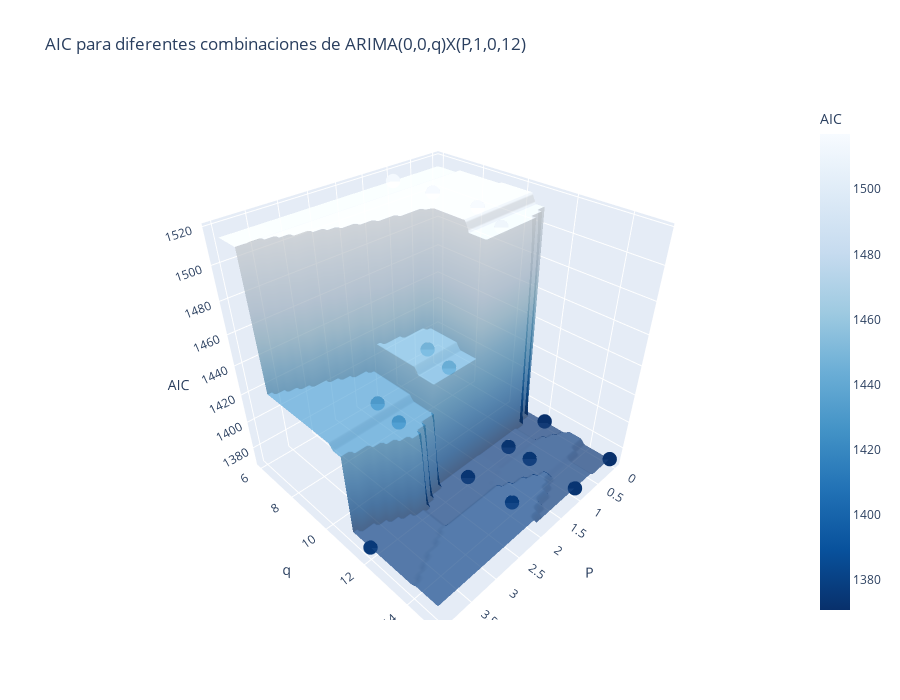

Here is the notebook cell this chart was saved with:
### Code cell
# Crear figura 3D en Plotly
fig = go.Figure()

# Superficie
fig.add_trace(go.Surface(
    x=P, y=Q, z=AIC_grid,
    colorscale='Blues_r',
    opacity=0.7,
    colorbar=dict(title='AIC')
))

# Puntos originales
fig.add_trace(go.Scatter3d(
    x=p_values,
    y=q_values,
    z=aic_values,
    mode='markers',
    marker=dict(size=5, color=aic_values, colorscale='Blues_r'),
    name='Puntos'
))

# Layout
fig.update_layout(
    scene=dict(
        xaxis_title='P',
        yaxis_title='q',
        zaxis_title='AIC'
    ),
    title='AIC para diferentes combinaciones de ARIMA(0,0,q)X(P,1,0,12)',
    width=900,
    height=700
)

# Guardar como HTML
fig.write_html("AIC_3D_plot-2.html")
fig.show()

### Figure 1 — Plotly figure (JSON) as saved in the notebook; plotly's stock layout.template omitted (floating-point values rounded to 4 significant figures; data arrays with more than 128 entries replaced by an {"elided": "..."} marker saying what was removed)
{"data": [{"colorbar": {"title": {"text": "AIC"}}, "colorscale": [[0, "rgb(8,48,107)"], [0.125, "rgb(8,81,156)"], [0.25, "rgb(33,113,181)"], [0.375, "rgb(66,146,198)"], [0.5, "rgb(107,174,214)"], [0.625, "rgb(158,202,225)"], [0.75, "rgb(198,219,239)"], [0.875, "rgb(222,235,247)"], [1, "rgb(247,251,255)"]], "opacity": 0.7, "type": "surface", "x": {"elided": "50x50 float values"}, "y": {"elided": "50x50 float values"}, "z": {"elided": "50x50 float values"}}, {"marker": {"color": [1376.0, 1373.0, 1447.0, 1431.0, 1377.0, 1427.0, 1511.0, 1443.0, 1373.0, 1371.0, 1371.0, 1373.0, 1514.0, 1516.0, 1517.0, 1374.0], "colorscale": [[0, "rgb(8,48,107)"], [0.125, "rgb(8,81,156)"], [0.25, "rgb(33,113,181)"], [0.375, "rgb(66,146,198)"], [0.5, "rgb(107,174,214)"], [0.625, "rgb(158,202,225)"], [0.75, "rgb(198,219,239)"], [0.875, "rgb(222,235,247)"], [1, "rgb(247,251,255)"]], "size": 5}, "mode": "markers", "name": "Puntos", "type": "scatter3d", "x": [4, 2, 2, 3, 2, 3, 1, 2, 1, 0, 0, 1, 1, 1, 1, 1], "y": [12, 12, 10, 10, 14, 11, 11, 11, 12, 12, 15, 15, 6, 8, 10, 13], "z": [1376.0, 1373.0, 1447.0, 1431.0, 1377.0, 1427.0, 1511.0, 1443.0, 1373.0, 1371.0, 1371.0, 1373.0, 1514.0, 1516.0, 1517.0, 1374.0]}], "layout": {"height": 700, "scene": {"xaxis": {"title": {"text": "P"}}, "yaxis": {"title": {"text": "q"}}, "zaxis": {"title": {"text": "AIC"}}}, "title": {"text": "AIC para diferentes combinaciones de ARIMA(0,0,q)X(P,1,0,12)"}, "width": 900}}
